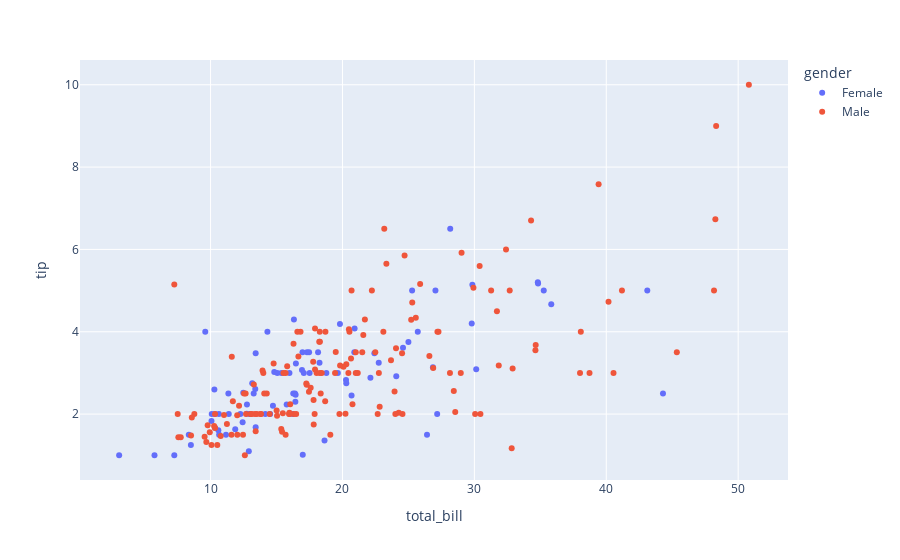

Source (notebook cell):
### Code cell
px.scatter(df, 'total_bill', 'tip', color='gender')

### Figure 1 — Plotly figure (JSON) as saved in the notebook; plotly's stock layout.template omitted (floating-point values rounded to 4 significant figures; data arrays with more than 128 entries replaced by an {"elided": "..."} marker saying what was removed)
{"data": [{"hovertemplate": "gender=Female<br>total_bill=%{x}<br>tip=%{y}<extra></extra>", "legendgroup": "Female", "marker": {"color": "#636efa", "symbol": "circle"}, "mode": "markers", "name": "Female", "orientation": "v", "showlegend": true, "type": "scatter", "x": [16.99, 24.59, 35.26, 14.83, 10.33, 16.97, 20.29, 15.77, 19.65, 15.06, 20.69, 16.93, 10.29, 34.81, 26.41, 16.45, 3.07, 17.07, 26.86, 25.28, 14.73, 10.07, 34.83, 5.75, 16.32, 22.75, 11.35, 15.38, 44.3, 22.42, 20.92, 14.31, 7.25, 25.71, 17.31, 10.65, 12.43, 24.08, 13.42, 12.48, 29.8, 14.52, 11.38, 20.27, 11.17, 12.26, 18.26, 8.51, 10.33, 14.15, 13.16, 17.47, 27.05, 16.43, 8.35, 18.64, 11.87, 29.85, 25.0, 13.39, 16.21, 17.51, 10.59, 10.63, 9.6, 20.9, 18.15, 19.81, 43.11, 13.0, 12.74, 13.0, 16.4, 16.47, 12.76, 13.27, 28.17, 12.9, 30.14, 13.42, 15.98, 16.27, 10.09, 22.12, 35.83, 27.18, 18.78], "xaxis": "x", "y": [1.01, 3.61, 5.0, 3.02, 1.67, 3.5, 2.75, 2.23, 3.0, 3.0, 2.45, 3.07, 2.6, 5.2, 1.5, 2.47, 1.0, 3.0, 3.14, 5.0, 2.2, 1.83, 5.17, 1.0, 4.3, 3.25, 2.5, 3.0, 2.5, 3.48, 4.08, 4.0, 1.0, 4.0, 3.5, 1.5, 1.8, 2.92, 1.68, 2.52, 4.2, 2.0, 2.0, 2.83, 1.5, 2.0, 3.25, 1.25, 2.0, 2.0, 2.75, 3.5, 5.0, 2.3, 1.5, 1.36, 1.63, 5.14, 3.75, 2.61, 2.0, 3.0, 1.61, 2.0, 4.0, 3.5, 3.5, 4.19, 5.0, 2.0, 2.01, 2.0, 2.5, 3.23, 2.23, 2.5, 6.5, 1.1, 3.09, 3.48, 3.0, 2.5, 2.0, 2.88, 4.67, 2.0, 3.0], "yaxis": "y"}, {"hovertemplate": "gender=Male<br>total_bill=%{x}<br>tip=%{y}<extra></extra>", "legendgroup": "Male", "marker": {"color": "#EF553B", "symbol": "circle"}, "mode": "markers", "name": "Male", "orientation": "v", "showlegend": true, "type": "scatter", "x": {"elided": "157 float values"}, "xaxis": "x", "y": {"elided": "157 float values"}, "yaxis": "y"}], "layout": {"legend": {"title": {"text": "gender"}, "tracegroupgap": 0}, "margin": {"t": 60}, "xaxis": {"anchor": "y", "domain": [0, 1], "title": {"text": "total_bill"}}, "yaxis": {"anchor": "x", "domain": [0, 1], "title": {"text": "tip"}}}}
